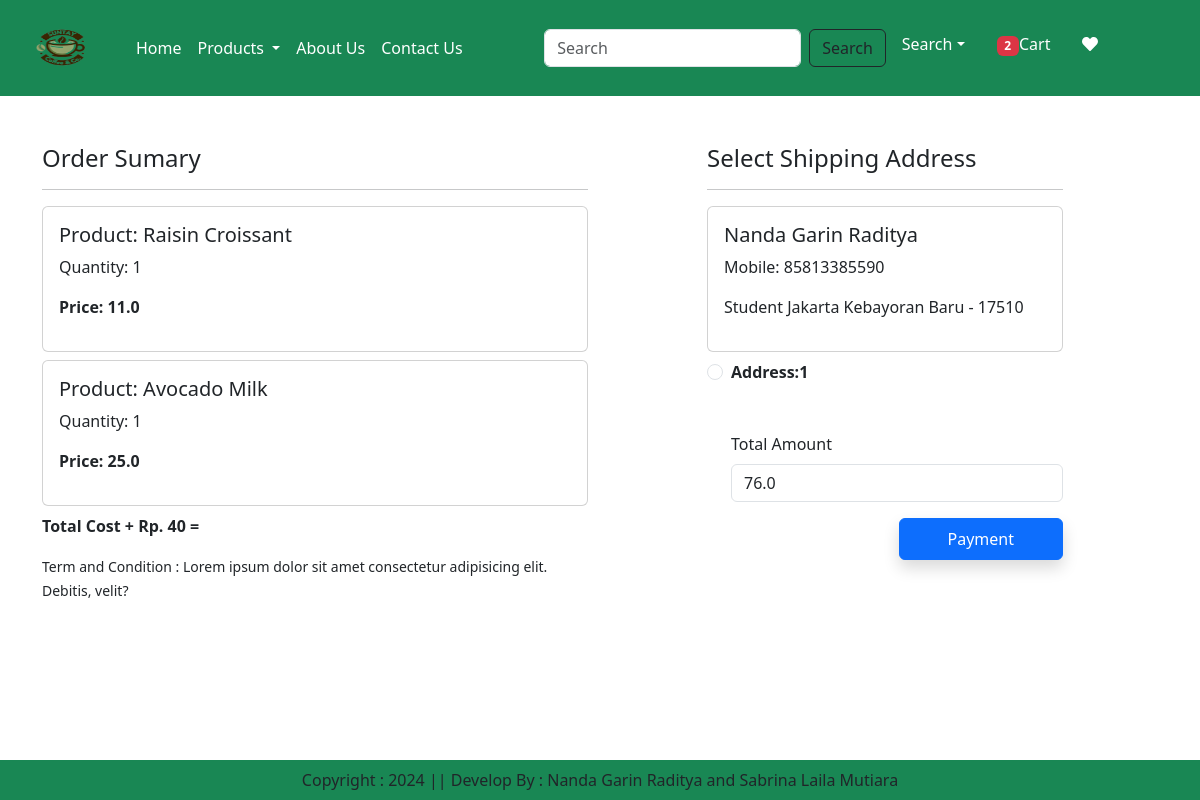
Screenshot of /checkout/ (signed in) with the database file from the repository.
### app/models.py (models this page shows, shortened)
class Cart(models.Model):
    user = models.ForeignKey(User, on_delete=models.CASCADE)
    product = models.ForeignKey(Product, on_delete=models.CASCADE)
    quantity = models.PositiveIntegerField(default=1)

class Product(models.Model):
    title = models.CharField(max_length=100)
    selling_price = models.FloatField()
    discounted_price = models.FloatField()
    description = models.TextField()
    composition = models.TextField(default="")
    category = models.CharField(choices=CATEGORY_CHOICES, max_length=2)
    product_image = models.ImageField(upload_to="product")
    prodapp = models.CharField(max_length=100, null=True, blank=True)

class Customer(models.Model):
    user = models.ForeignKey(User, on_delete=models.CASCADE)
    name = models.CharField(max_length=200)
    locality = models.CharField(max_length=200)
    city = models.CharField(max_length=50)
    mobile = models.IntegerField(default=0)
    zipcode = models.IntegerField()
    state = models.CharField(choices=STATE_CHOICES, max_length=100)

### app/views.py (the view)
# urls.py: path('checkout/',views.checkout.as_view(),name='checkout'),
class checkout(View):
    def get(self, request):
        totalitem = 0
        if request.user.is_authenticated:
            totalitem = len(Cart.objects.filter(user=request.user))
        user = request.user
        add = Customer.objects.filter(user=user)
        cart_items = Cart.objects.filter(user=user)
        famount = 0
        for p in cart_items:
            value = p.quantity * p.product.discounted_price
            famount = famount + value
        totalamount = famount + 40
        return render(request, "app/checkout.html", locals())

### app/templates/app/checkout.html (shortened to what this page needs)
{% extends "app/base.html" %}
{% load static %}
{% block main-content %}
<div class="container">
    <div class="row mt-5">
        <div class="col-sm-6">
            <h4>Order Sumary</h4>
            <hr>
            {% for item in cart_items %}
            <div class="card mb-2">
                <div class="card-body">
                    <h5>Product: {{item.product.title}}</h5>
                    <p>Quantity: {{item.quantity}}</p>
                    <p class="fw-bold">Price: {{item.product.discounted_price}}</p>
                </div>
            </div>
            {% endfor %}
            <p class="fw-bold">Total Cost + Rp. 40 = </p>
            <small>Term and Condition : Lorem ipsum dolor sit amet consectetur adipisicing elit. Debitis, velit?
            </small>
        </div>
        <div class="col-sm-4 offset-sm-1">
            <h4>Select Shipping Address</h4>
            <hr>
            <form method="post" id="myform" action="">
                {% for ad in add %}
                <div class="card">
                    <div class="card-body">
                        <h5>{{ad.name}}</h5>
                        <p>Mobile: {{ad.mobile}}</p>
                        <p>{{ad.locality}} {{ad.city}} {{ad.state}} - {{ad.zipcode}}</p>
                    </div>
                </div>
                <div class="form-check mt-2 mb-5">
                    <input class="form-check-input" type="radio" name="custid" id="custadd{{forloop.counter}}" value="{{ad.id}}">
                    <label class="form-check-label fw-bold" for="custadd{{forloop.counter}}">
                        Address:{{forloop.counter}}</label>
                </div>
                {% endfor %}
                <div class="form-check mb-3">
                    <label for="totamount" class="form-label">Total Amount</label>
                    <input type="number" class="form-control" name="totamount" value="{{totalamount}}" readonly>
                </div>
                <div class="text-end">
                    <a href="{% url 'payment' %}" type="button" class="btn btn-primary shadow px-5 py-2">Payment</a>
                </div>
            </form>
        </div>
    </div>
</div>
{% endblock main-content %}

### rows the page displays
Cart: product "Raisin Croissant", quantity "1", product.discounted_price "11.0"
Cart: product "Avocado Milk", quantity "1", product.discounted_price "25.0"
Customer: name "Nanda Garin Raditya", mobile "85813385590", locality "Student", city "Jakarta", state "Kebayoran Baru", zipcode "17510"

### other values shown
{{ totalitem }} "2"
